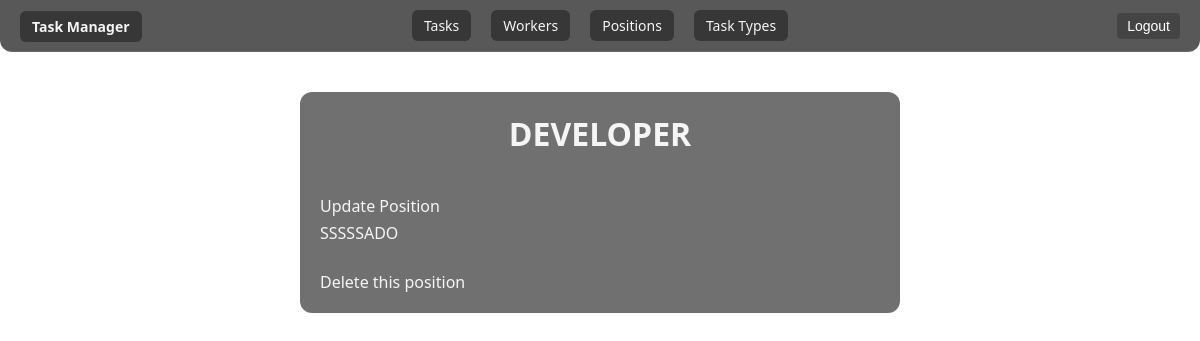
The app's page /positions/1 (signed in), older data.
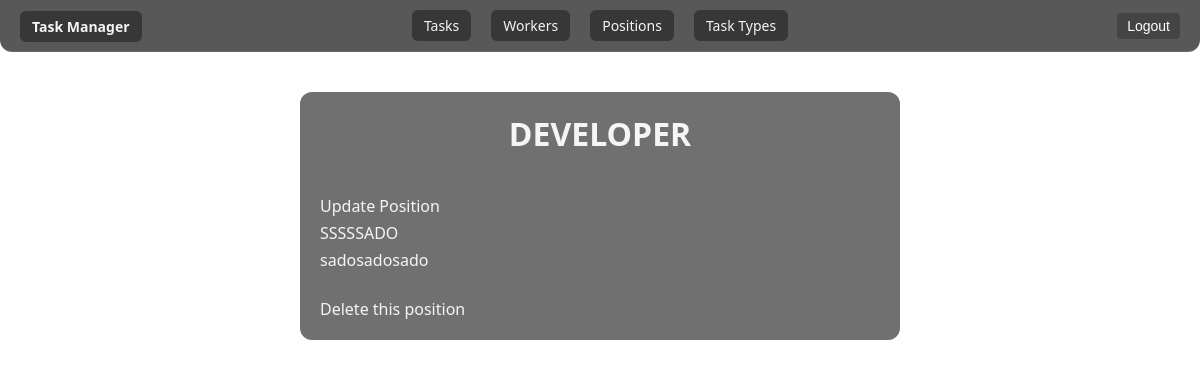
The same page, newer data.
### manager/models.py (models this page shows, shortened)
class Worker(AbstractUser):
    position = models.ForeignKey(
        Position,
        on_delete=models.SET_NULL,
        null=True,
        blank=True,
        related_name="workers"
    )
    class Meta:
        ordering = ["username"]
        verbose_name = "Worker"
        verbose_name_plural = "Workers"
    def get_absolute_url(self):
        return reverse("manager:worker-detail", kwargs={"pk": self.pk})

### manager/views.py (the view)
class PositionDetailView(LoginRequiredMixin, generic.DetailView):
    model = Position

### templates/manager/position_detail.html (shortened to what this page needs)
{% extends "base.html" %}
{% block content %}
  <h1>{{ position.name }}</h1>
  <a href="{% url 'manager:position-update' pk=position.id %}">Update Position</a>
  <br>
  {% if position.workers.all %}
    <ul>
      {% for worker in position.workers.all %}
        <li>
          <a href="{{ worker.get_absolute_url }}">{{ worker.username }}</a>
        </li>
      {% endfor %}
    </ul>
  {% else %}
    There are no employees in this position.
  {% endif %}
  <br>
  <a href="{% url 'manager:position-delete' pk=position.id %}">Delete this position</a>
{% endblock %}

Row changes from the older to the newer data that the page shows:
added Worker: username "sadosadosado"
